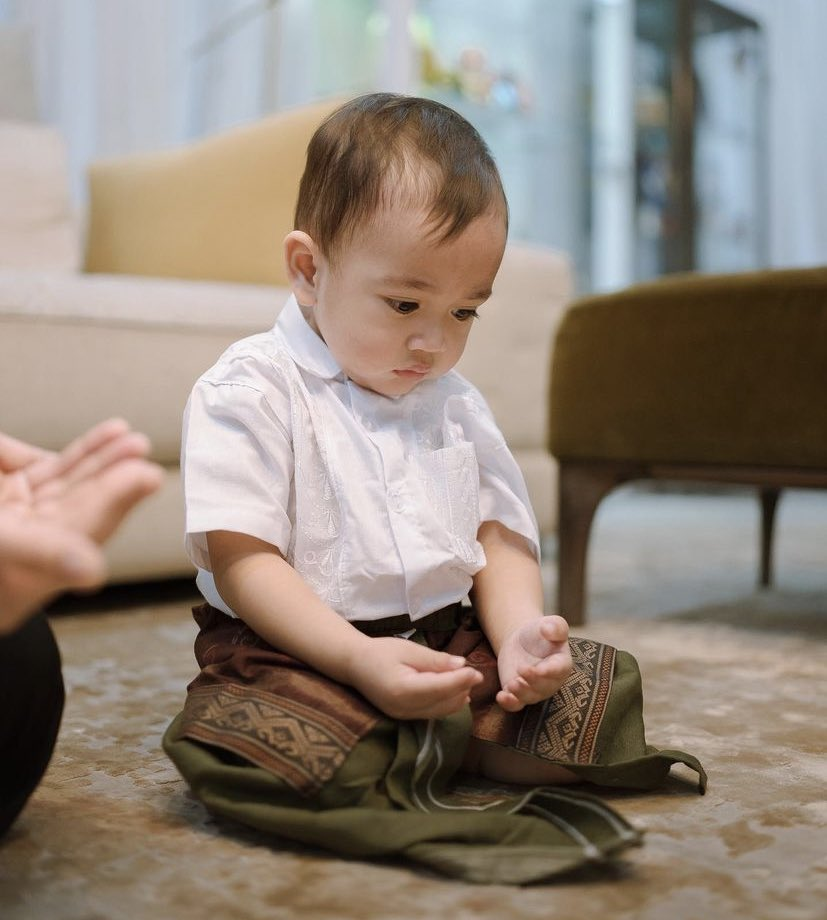
#> input picture Modul 1/cipung.jpg, 827 x 920 px
$ jupyter execute 'Jurnal1_F1D021131_R. Muhammad Gerald Dennaya HD..ipynb'
#> lines starting #> are read from the running program, lines starting #| are printed output that depends on the picture; after the words box and inside, x2 and y2 are one past the last pixel; in counts of white or black regions, pixels touching at a corner belong together
Modul 1: Histogram dan Konvolusi

Soal 1,

"Berdasarkan gambar berikut, munculkanlah diagram dan nilai histogram skala warnanya berdasarkan probabilitas piksel, dan jumlah warna keabuan"

[cell 1]
import matplotlib.pyplot as plt
# menambahkan library matplotlib.pyplot untuk digunakan dalam visualisasi data
import cv2
# menambahkan library cv2 yang berfungsi untuk pengolahan sebuah citra
import numpy as np
# menambahkan library numpy untuk proses matematika yang dilakukan dalam pengolahan citra

[cell 2]
gambar = plt.imread("cipung.jpg")
#> gambar is the input picture: shape (920, 827, 3); mean R, G, B 144.1, 132, 121
# menyimpan sebuah citra cipung.jpg kedalam variabel gambar untuk mempermudah pengolahan citra
print(gambar)
#> (printed output is left out)
# menampilkan nilai array yang terdapat pada variabel gambar
plt.imshow(gambar)
# menampilkan tampilan citra dari varibel gambar

[cell 3]
abu = cv2.cvtColor(gambar, cv2.COLOR_BGR2GRAY)
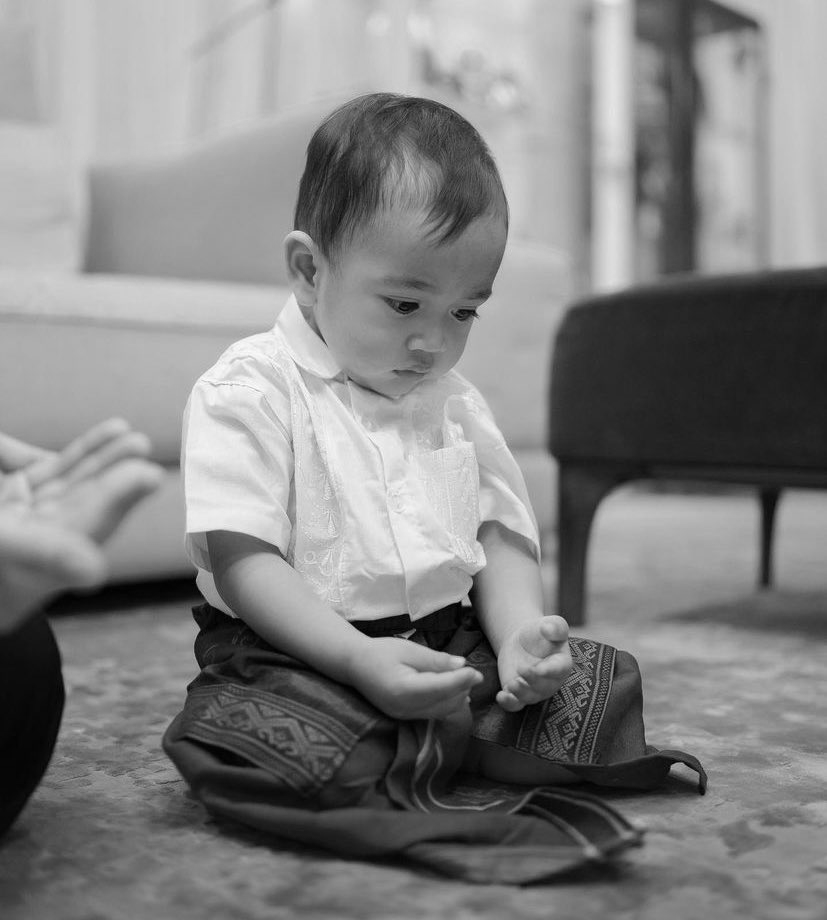
#> abu: shape (920, 827); min 0, max 254, mean 130.1
# membuat variabel baru bernama "abu" untuk menyimpan citra pada variabel gambar yang telah diolah dimensi warnanya dari RGB ke GRAY
print(abu)
#> (printed output is left out)
plt.imshow(abu, cmap='gray')
# menampilkan array variabel "abu" serta menampilkan tampilan citra dengan colormap gray
tinggi, lebar = abu.shape
#> tinggi = 920; lebar = 827
abu.shape
# membuat vaiabel tinggi dan lebar serta memasukan nilai kedua variabel dengan bantuan ".shape", serta menampilkan ukuran pixel dari sebuah citra"
sumGray = np.zeros(256)
for x in range (tinggi):
    for y in range(lebar):
        nilai = abu[x,y]
        sumGray[nilai] += 1
#> after the loop, sumGray = 256 values, max 7805 at index 193, min 0 at index 255, mean 2972
    # melakukan pengulangan untuk menambahkan nilai 1 pada masing masing pixel pada sebuah citra, gunannya agar dapat merubah citra bernilai 2 dimensi menjadi 1 dimensi"
grayvalue = [i for i in range(256)]
# membuat variabel grayvalue untuk mempermudah tampilan dalam histogram"

[cell 4]
plt.bar(grayvalue, sumGray)
#menampilkan jumlah derajat keabuan yang ada pada citra
#> figure, not shown here; tallest bar 7805 high, from x = 192.6 to 193.4

[cell 5]
plt.bar(grayvalue, sumGray/(tinggi*lebar))
# menampilkan probabilitas derajat keabuan yang ada pada citra
#> figure, not shown here; tallest bar 0.0103 high, from x = 192.6 to 193.4

Soal 2

Lakukanlah konvolusi pada citra dengan zero padding dan tanpa padding dengan kernel berikut

    [ 0, 0,-1, 1]
    [ 0, 2, 1,-1]
    [-1, 1, 2, 0]
    [ 1,-1, 0, 0]

Kemudian tampilkan gambar dan nilai hasil konvolusi tanpa proses clipping, dan dengan proses clipping

[cell 6]
kernel = [[ 0, 0,-1, 1],
          [ 0, 2, 1,-1],
          [-1, 1, 2, 0],
          [ 1,-1, 0, 0]]
# membuat variabel kernel untuk digunakan dalam konvolusi"

ZERO PADDING

[cell 7]
image_pad = np.pad(abu, [(0,3), (0,3)]).astype(int)
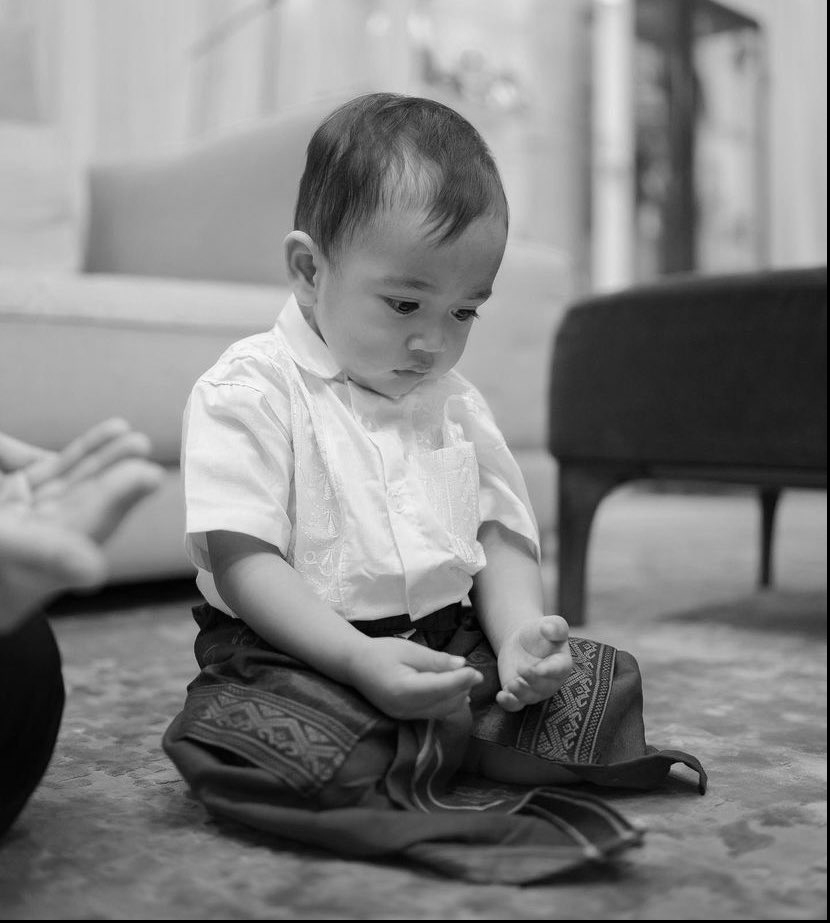
#> image_pad: shape (923, 830) int64; min 0, max 254, mean 129.2
image_pad
#membuat variabel image_pad dengan isi di dalamnya berupa citra "abu" yang telah ditambahkan zero padding untuk melakukan konvolusi, serta menampilkan array dari variabel image_pad "
zeropadimage = np.zeros(abu.shape)
# membuat sebuah variabel zeropadimage sebagai tempat/wadah untuk hasil konvolusi"
# pengulangan di bawah merupakan proses konvolusi sebuah citra dengan kernel berukuran 4 kali 4, proses dilakukan berulangkali sebanyak pixel yang terdapat pada citra\n",
for x in range(tinggi):
    for y in range(lebar):
        zeropadimage[x][y] = kernel[0][0]*image_pad[x][y] + kernel[1][0]*image_pad[x+1][y] + kernel[2][0]*image_pad[x+2][y] + kernel[3][0]*image_pad[x+3][y] + kernel[0][1]*image_pad[x][y+1] + kernel[1][1]*image_pad[x+1][y+1] + kernel[2][1]*image_pad[x+2][y+1] + kernel[3][1]*image_pad[x+3][y+1] + kernel[0][2]*image_pad[x][y+2] + kernel[1][2]*image_pad[x+1][y+2] + kernel[2][2]*image_pad[x+2][y+2] + kernel[3][2]*image_pad[x+3][y+2] + kernel[0][3]*image_pad[x][y+3] + kernel[1][3]*image_pad[x+1][y+3] + kernel[2][3]*image_pad[x+2][y+3] + kernel[3][3]*image_pad[x+3][y+3]
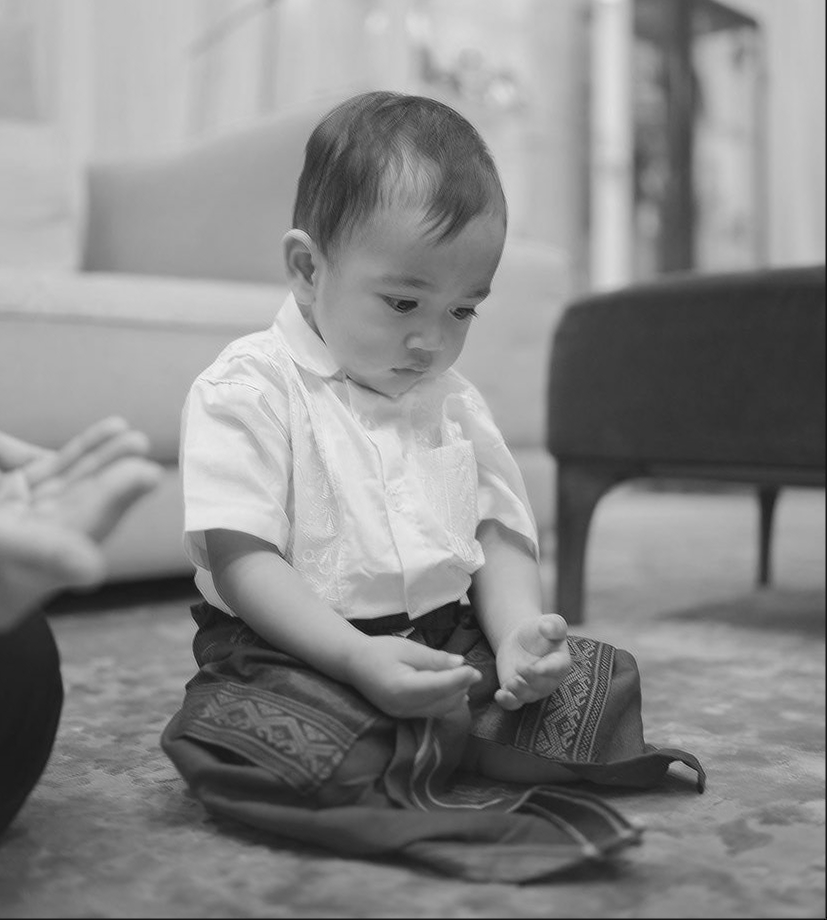
#> zeropadimage: shape (920, 827) float64; min -108, max 1060, mean 518.2; drawn with min black and max white

plt.title("Zero padding tanpa Clipping")
print(zeropadimage)
#> (printed output is left out)
plt.imshow(zeropadimage, cmap='gray')
# menampilkan array serta tampilan citra dari hasil konvolusi"

[cell 8]
histo_zp = cv2.calcHist([zeropadimage.astype(np.float32)],[0],None,[256],[0,256])\
#> histo_zp = 256 values, max 2220 at index 128, min 25 at index 5, mean 619.1
# Digunakan untuk menghitung histogram dari level keabuan array zeropadimage Hasil dari perhitungan sebelumnya akan disimpan pada variabel histo_zp
plt.bar(grayvalue, histo_zp.flatten())
# menampilkan bar dengan x nya sebagai derajat keabuan dan y nya banyaknya pixel
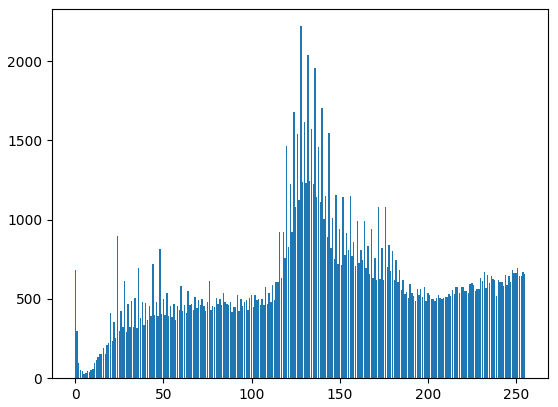
#> figure drawn by matplotlib, 1 panel; tallest bar 2220 high, from x = 127.6 to 128.4

[cell 9]
max_val = np.max(zeropadimage)
#> max_val = 1060
min_val = np.min(zeropadimage)
#> min_val = -108
# mengambil nilai maksimum dan minimum dari citra zeropadimage untuk digunakan dalam rumus normalisasi
normalisasi_zp = np.round((zeropadimage - min_val)/(max_val - min_val))
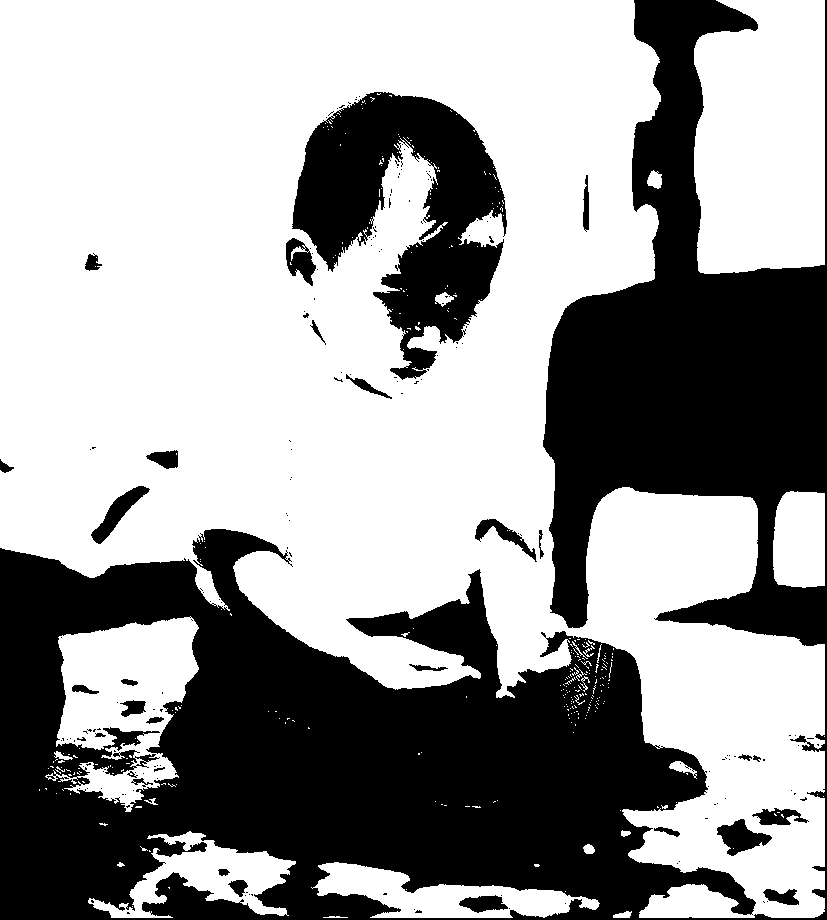
#> normalisasi_zp: shape (920, 827) float64; values 0 (black) and 1 (white), 61% white; 184 black regions (153 under 20 px), largest, box (x1, y1, x2, y2) and area: (0, 0, 827, 920) 258629, (292, 92, 507, 380) 30236, (717, 819, 772, 856) 1033
# melakukan normalisasi pada tiap pixel dari citra kemudian di simpan dalam variabel normalisasi_zp
plt.title("Zero padding dengan Clipping")
print(normalisasi_zp)
#> (printed output is left out)
plt.imshow(normalisasi_zp, cmap='gray')
# menampilkan array serta tampilan citra dari hasil normalisisai"

[cell 10]
histo_zpc = cv2.calcHist([normalisasi_zp.astype(np.float32)],[0],None,[256],[0,256])
#> histo_zpc = 256 values, max 463913 at index 1, min 0 at index 2, mean 2972
# Digunakan untuk menghitung histogram dari level keabuan array normalisasi_zpc Hasil dari perhitungan sebelumnya akan disimpan pada variabel histo_zpc
plt.bar(grayvalue, histo_zpc.flatten())
# menampilkan bar dengan x nya sebagai derajat keabuan dan y nya banyaknya pixel"
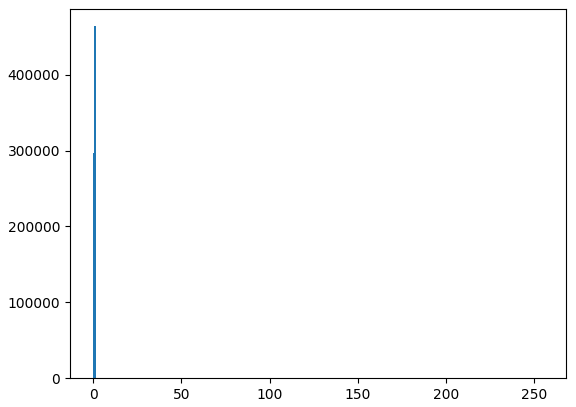
#> figure drawn by matplotlib, 1 panel; tallest bar 463913 high, from x = 0.6 to 1.4

TANPA PADDING

[cell 11]
nopadimage = np.zeros(abu.shape)
# membuat sebuah variabel nopadimage sebagai tempat/wadah untuk hasil konvolusi

# pengulangan di bawah merupakan proses konvolusi sebuah citra dengan kernel berukuran 4 kali 4, proses dilakukan berulangkali sebanyak pixel yang terdapat pada citra\n",
for a in range(tinggi-3):
    for b in range(lebar-3):
        nopadimage[a][b] = kernel[0][0]*abu[a][b] + kernel[1][0]*abu[a+1][b] + kernel[2][0]*abu[a+2][b] + kernel[3][0]*abu[a+3][b] + kernel[0][1]*abu[a][b+1] + kernel[1][1]*abu[a+1][b+1] + kernel[2][1]*abu[a+2][b+1] + kernel[3][1]*abu[a+3][b+1] + kernel[0][2]*abu[a][b+2] + kernel[1][2]*abu[a+1][b+2] + kernel[2][2]*abu[a+2][b+2] + kernel[3][2]*abu[a+3][b+2] + kernel[0][3]*abu[a][b+3] + kernel[1][3]*abu[a+1][b+3] + kernel[2][3]*abu[a+2][b+3] + kernel[3][3]*abu[a+3][b+3]

[cell 12]
plt.title("Tanpa padding tanpa Clipping")
print(nopadimage)
#> (printed output is left out)
plt.imshow(nopadimage, cmap='gray')
# menampilkan array serta tampilan citra dari hasil konvolusi sebelumnya

[cell 13]
histo_np = cv2.calcHist([nopadimage.astype(np.float32)],[0],None,[256],[0,256])
#> histo_np = 256 values, max 5234 at index 0, min 3 at index 1, mean 630.1
# Digunakan untuk menghitung histogram dari level keabuan array nopadimage Hasil dari perhitungan sebelumnya akan disimpan pada variabel histo_np
plt.bar(grayvalue, histo_np.flatten())
# menampilkan bar dengan x nya sebagai derajat keabuan dan y nya banyaknya pixel
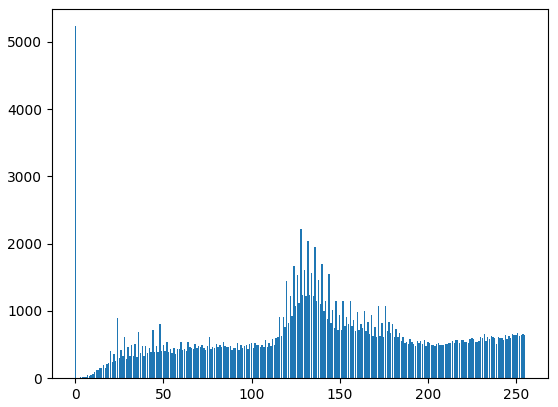
#> figure drawn by matplotlib, 1 panel; tallest bar 5234 high, from x = -0.4 to 0.4

[cell 14]
max_val = np.max(nopadimage)
min_val = np.min(nopadimage)
#> min_val = -62
# mengambil nilai maksimum dan minimum dari citra nopadimage untuk digunakan dalam rumus normalisasi
normalisasi_npc = np.round((nopadimage - min_val)/(max_val - min_val))
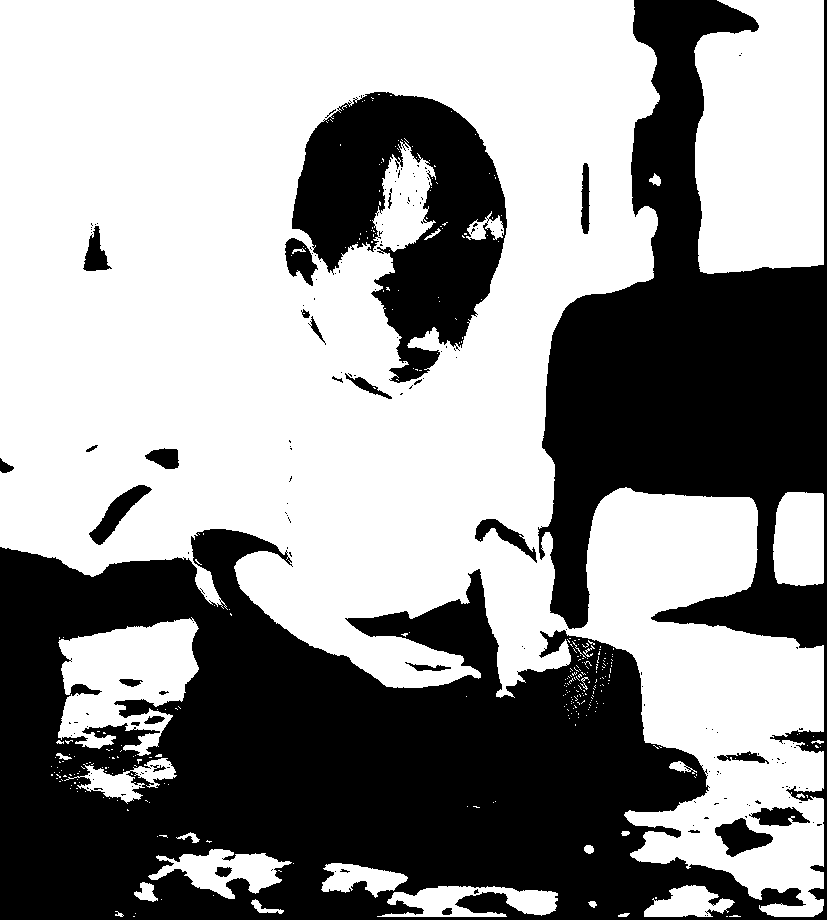
#> normalisasi_npc: shape (920, 827) float64; values 0 (black) and 1 (white), 58.5% white; 182 black regions (154 under 20 px), largest, box (x1, y1, x2, y2) and area: (0, 0, 827, 920) 274448, (292, 92, 507, 383) 32918, (89, 485, 152, 545) 1188
#melakukan normalisasi pada tiap pixel dari citra kemudian di simpan dalam variabel normalisasi_npc
plt.title("Zero padding dengan Clipping")
print(normalisasi_npc)
#> (printed output is left out)
plt.imshow(normalisasi_npc, cmap='gray')
# menampilkan array serta tampilan citra dari hasil normalisisai
